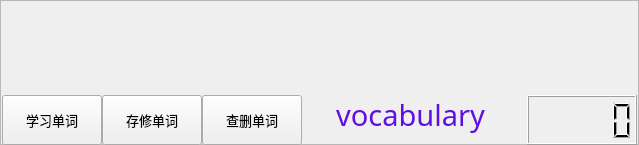
      <widget class="QFrame" name="frame_6">
       <property name="geometry">
        <rect>
         <x>161</x>
         <y>0</y>
         <width>639</width>
         <height>145</height>
        </rect>
       </property>
       <property name="styleSheet">
        <string notr="true">#frame_6{
background-color:rgb(118,238,198);}</string>
       </property>
       <property name="frameShape">
        <enum>QFrame::StyledPanel</enum>
       </property>
       <property name="frameShadow">
        <enum>QFrame::Raised</enum>
       </property>
       <widget class="QLCDNumber" name="lcdNumber">
        <property name="geometry">
         <rect>
          <x>527</x>
          <y>95</y>
          <width>110</width>
          <height>50</height>
         </rect>
        </property>
       </widget>
       <widget class="QPushButton" name="pushButton_11">
        <property name="geometry">
         <rect>
          <x>102</x>
          <y>95</y>
          <width>100</width>
          <height>50</height>
         </rect>
        </property>
        <property name="font">
         <font>
          <family>宋体</family>
          <pointsize>10</pointsize>
         </font>
        </property>
        <property name="text">
         <string>存修单词</string>
        </property>
        <property name="iconSize">
         <size>
          <width>12</width>
          <height>12</height>
         </size>
        </property>
       </widget>
       <widget class="QPushButton" name="pushButton_12">
        <property name="geometry">
         <rect>
          <x>202</x>
          <y>95</y>
          <width>100</width>
          <height>50</height>
         </rect>
        </property>
        <property name="font">
         <font>
          <family>宋体</family>
          <pointsize>10</pointsize>
         </font>
        </property>
        <property name="text">
         <string>查删单词</string>
        </property>
        <property name="iconSize">
         <size>
          <width>12</width>
          <height>12</height>
         </size>
        </property>
       </widget>
       <widget class="QPushButton" name="pushButton_6">
        <property name="geometry">
         <rect>
          <x>2</x>
          <y>95</y>
          <width>100</width>
          <height>50</height>
         </rect>
        </property>
        <property name="font">
         <font>
          <family>宋体</family>
          <pointsize>10</pointsize>
         </font>
        </property>
        <property name="text">
         <string>学习单词</string>
        </property>
        <property name="iconSize">
         <size>
          <width>12</width>
          <height>12</height>
         </size>
        </property>
       </widget>
       <widget class="QLabel" name="voca_label_2">
        <property name="geometry">
         <rect>
          <x>300</x>
          <y>90</y>
          <width>221</width>
          <height>50</height>
         </rect>
        </property>
        <property name="font">
         <font>
          <family>宋体</family>
          <pointsize>22</pointsize>
          <italic>false</italic>
          <bold>false</bold>
         </font>
        </property>
        <property name="styleSheet">
         <string notr="true">font: 22pt &quot;宋体&quot;;
color:rgb(95,15,225); </string>
        </property>
        <property name="text">
         <string>vocabulary</string>
        </property>
        <property name="alignment">
         <set>Qt::AlignCenter</set>
        </property>
       </widget>
      </widget>
